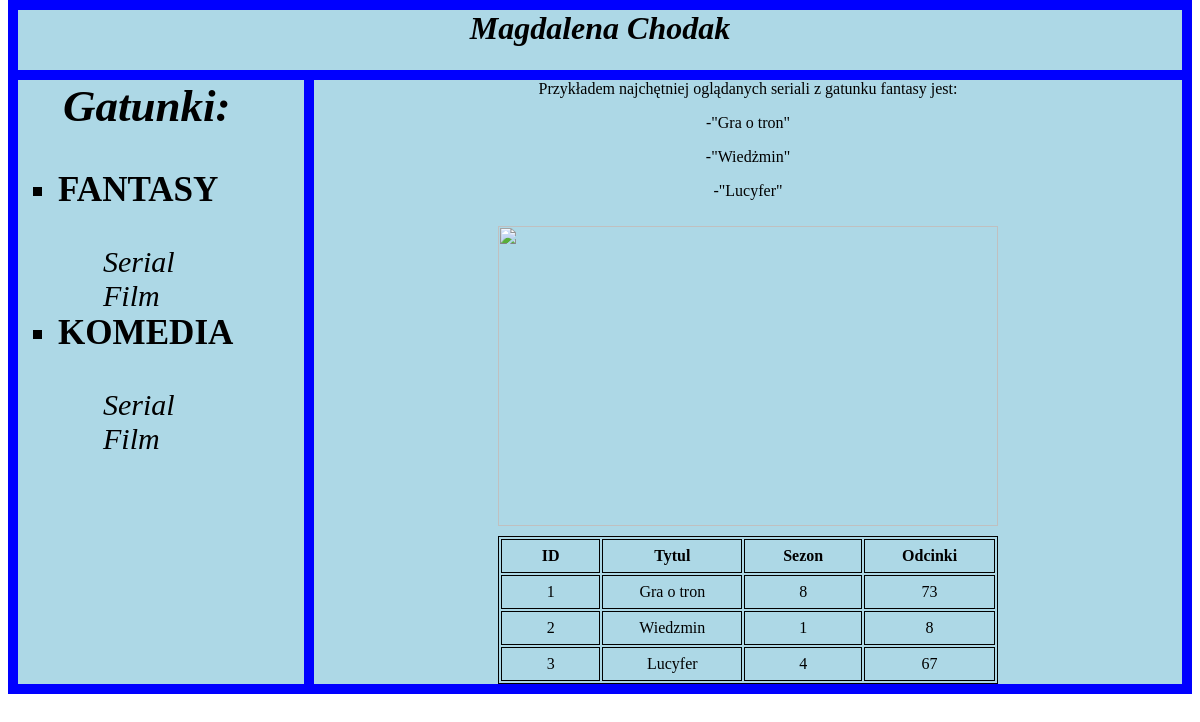
The page /FantasySerial.php on the database its author committed.
### tables this page shows
CREATE TABLE `serialefantasy` (
  `FantasyID` int(11) NOT NULL,
  `FantasyTytul` varchar(20) NOT NULL,
  `FantasySezon` int(11) NOT NULL,
  `FantasyOdcinki` int(11) NOT NULL
);

### FantasySerial.php (the view, shortened to what this page needs)
<!DOCTYPE html>
<html lang="en">
<head>
    <link rel="stylesheet" href="dane.css">
</head>
<body>
    <div class="container">
        <div class="a item">
            <h1>Magdalena Chodak</h1>
        </div>
        <div class="b">
            <ol>
                    <h2><a href="index.php">Gatunki:</a></h2>
            <li><h3>FANTASY</h3>
                    <ul><a href="FantasySerial.php">Serial</a></ul>
                    <ul><a href="FantasyFilm.html">Film</a></ul>
            </li>
            <li><h3>KOMEDIA</h3>
                <ul><a href="KomediaSerial.php">Serial</a></ul>
                <ul><a href="KomediaFilm.html">Film</a></ul>
        </li>
        </ol>
        </div>
        <div class="c">
                <p>Przykładem najchętniej oglądanych seriali z gatunku fantasy jest:
                    <p>-"Gra o tron"</p>
                    <p>-"Wiedżmin"</p>
                    <p>-"Lucyfer"</p>
                </p>
                <img src="https://www.elleman.pl/uploads/media/default/0005/31/wiedzmin-serial-netflixa-ma-byc-blizszy-horrorowi-niz-fantasy_6.jpeg">
        <div class="tabela">
        <?php
$servername="127.0.0.1";
$username="root";
$password="";
$dbname="chodak";
$conn=new mysqli($servername,$username,$password,$dbname);
echo("<table class='tab'>");
$result=$conn->query("SELECT * FROM serialeFantasy");
echo("<tr>
<th>ID</th>
<th>Tytul</th>
<th>Sezon</th>
<th>Odcinki</th>
</tr>");
while($row=$result->fetch_assoc() ){
    echo("<tr>");
    echo("
    <td>".$row['FantasyID']."</td>
    <td>".$row['FantasyTytul']."</td>
    <td>".$row['FantasySezon']."</td>
    <td>".$row['FantasyOdcinki']."</td>
     ");
    echo("</tr>");
}
echo("</table>");
?>
        </div>
            </div>
    </div>
</body>
</html>

### dane.css (style rules this page uses)
.tabela { display: flex; justify-content: center; }
.tab,th,td { border:solid 1px black; height: 30px; width: 500px; }
* { margin-top: 0; }
.container { background: blue; display: grid; grid-gap: 10px; padding: 10px; grid-template-columns: 1fr 3fr; grid-template-rows: 1fr 10fr; grid-template-areas: 'a a a' 'b c c'; }
.a { grid-area: a; background: lightblue; }
.item { text-align: center; font-style: oblique; }
.b { grid-area: b; background: lightblue; font-size: 30px; }
ol { list-style-type:square; }
ol > li { float:center; }
ol a { display:block; color:#000; text-decoration:none; padding:0 5px; font-style: italic; }
.c { grid-area: c; background: lightblue; text-align: center; }
img { height: 300px; width: 500px; margin:10px; }

### rows shown on the page
serialefantasy: FantasyID "1", FantasyTytul "Gra o tron", FantasySezon "8", FantasyOdcinki "73"
serialefantasy: FantasyID "2", FantasyTytul "Wiedzmin", FantasySezon "1", FantasyOdcinki "8"
serialefantasy: FantasyID "3", FantasyTytul "Lucyfer", FantasySezon "4", FantasyOdcinki "67"
